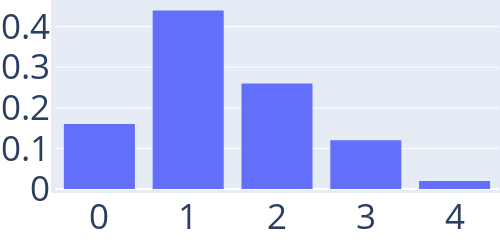

The notebook cell this image was saved under:
### Code cell
cat_nb_cc_1_cycle = string.(sort(Int.(cc_with_1_cycle)))
trace = PlotlyJS.histogram(x=cat_nb_cc_1_cycle, histnorm="probability density")
layout = Layout(
    autosize=false,
    width=500,
    height=200,
    margin=attr(l=1, r=1, b=1, t=1, pad=4),
    font_size=35,
    xaxis_type="category",
)
p_1 = PlotlyJS.plot(trace,layout)

### Figure 1 — Plotly figure (JSON) as saved in the notebook; plotly's stock layout.template omitted (floating-point values rounded to 4 significant figures)
{"data": [{"histnorm": "probability density", "type": "histogram", "x": ["0", "0", "0", "0", "0", "0", "0", "0", "1", "1", "1", "1", "1", "1", "1", "1", "1", "1", "1", "1", "1", "1", "1", "1", "1", "1", "1", "1", "1", "1", "2", "2", "2", "2", "2", "2", "2", "2", "2", "2", "2", "2", "2", "3", "3", "3", "3", "3", "3", "4"]}], "layout": {"autosize": false, "font": {"size": 35}, "height": 200, "margin": {"b": 1, "l": 1, "pad": 4, "r": 1, "t": 1}, "width": 500, "xaxis": {"type": "category"}}}
